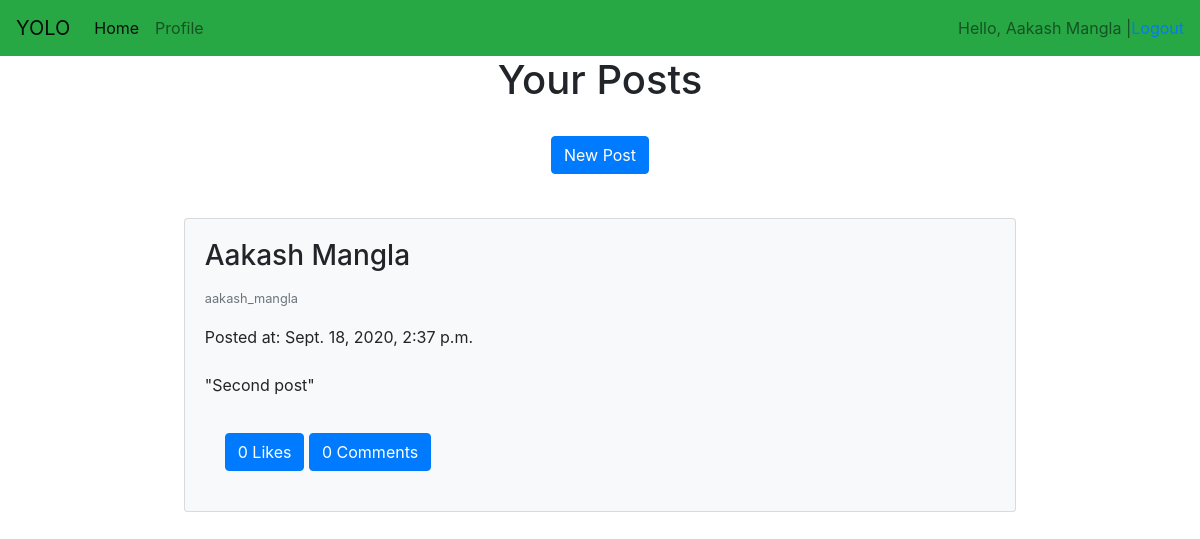
The app's page /home/ (signed in), older data.
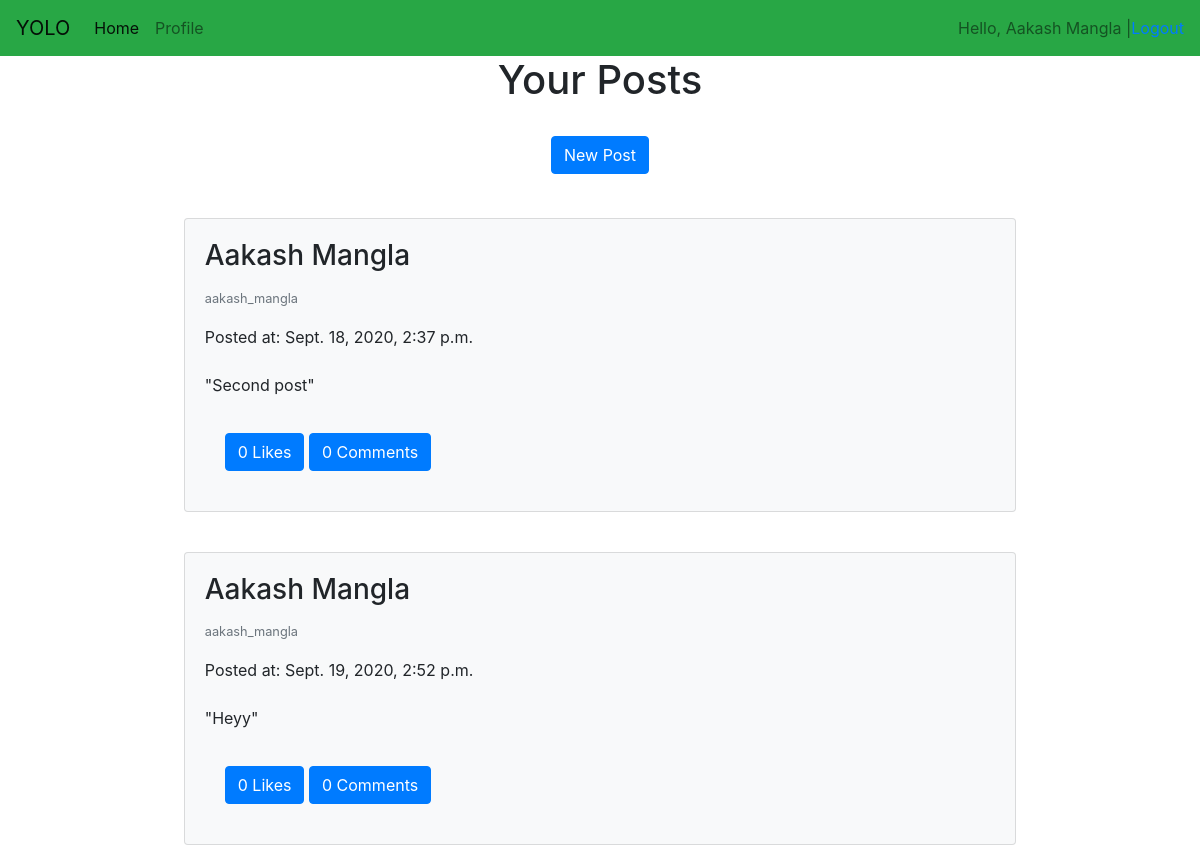
The same page, newer data.
### social/models.py (models this page shows, shortened)
class Post(models.Model):
    user = models.ForeignKey(User, on_delete = models.CASCADE)
    created_at = models.DateTimeField(auto_now = True)
    content = models.TextField()
    image = models.ImageField(blank = True)

### social/views.py (the view)
# urls.py: path('home/', views.Home.as_view()),
class Home(LoginRequiredMixin, ListView):
    context_object_name = 'posts'
    template_name =  'social/home.html'
    login_url = 'auth/login'
    def get_queryset(self):
        return models.Post.objects.filter(user = self.request.user)
    def get_context_data(self, *args, **kwargs):
        data = super().get_context_data(*args, **kwargs)
        data['post_form'] = forms.PostForm
        return data

### templates/social/home.html (shortened to what this page needs)
{% extends 'base.html' %}
{% block content %}
<div class="container" style="display: flex; flex-direction: column; align-items: center;">
    <h1>Your Posts</h1>
<br>
    <button type="button" class="btn btn-primary" data-toggle="modal" data-target="#postModal">
        New Post</button>
      <br>
        {% for post in posts %}
            {% include 'social/components/post.html' %}
        {% endfor %}
</div>
{% endblock %}

### templates/social/components/post.html (shortened to what this page needs)
<div class="card text-black bg-light w-75" style="margin: 20px;">
    <div class="card-body">
      <h3 class="card-title">{{ post.user.first_name }} {{ post.user.last_name }}</h3>
      <p class="card-text"><small class="text-muted">{{post.user}}</small></p>
      <span>Posted at: {{ post.created_at }}</span>
      <br><br>
      <p class="card-text">"{{ post.content }}"</p>
      <div class="card-body">
        <button onclick="likePost({{post.id}})" class="btn btn-primary">{{post.likes.count}} Likes</button>
        <button type="button" class="btn btn-primary" data-toggle="modal" data-target="#postModal{{post.id}}">
            {{post.comments.count}} Comments  </button>
      </div>
    </div>
  </div>

Row changes from the older to the newer data that the page shows:
added Post: user.first_name "Aakash", user.last_name "Mangla", user "aakash_mangla", created_at "Sept. 19, 2020, 2:52 p.m.", content "Heyy", likes.count "0", comments.count "0"
